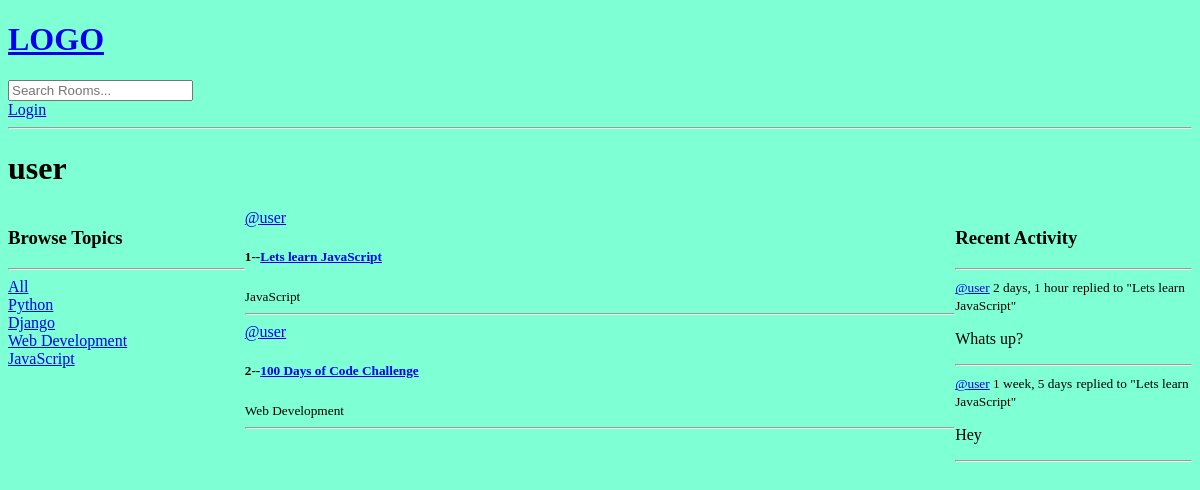
The app's page /profile/1/, older data.
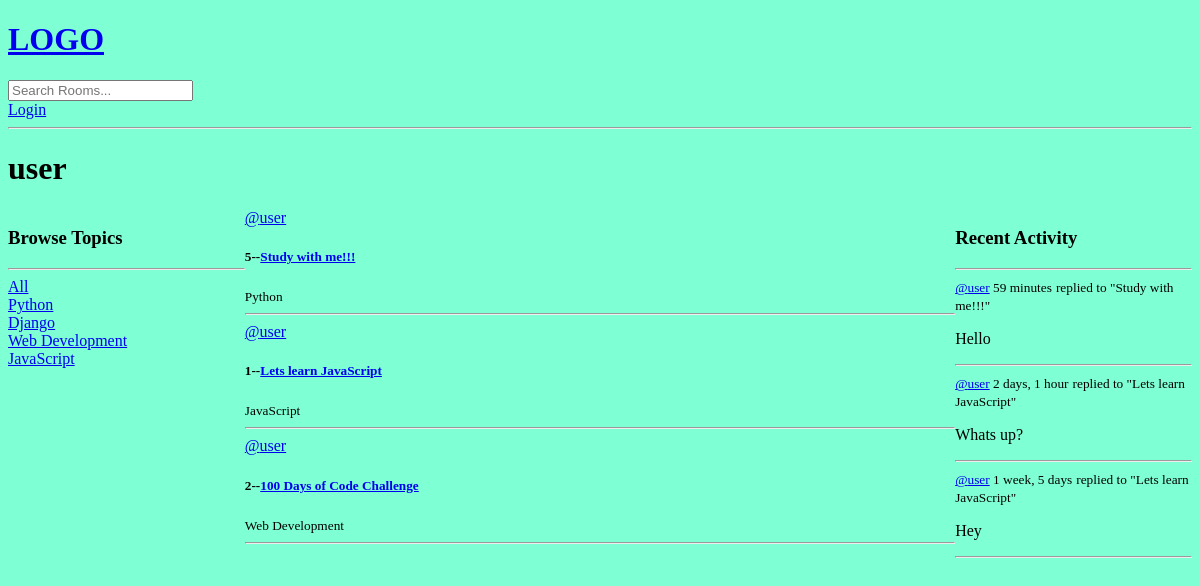
The same page, newer data.
### base/models.py (models this page shows, shortened)
class Topic(models.Model):
    name= models.CharField(max_length=200)

class Room(models.Model):
    host = models.ForeignKey(User, on_delete=models.SET_NULL, null=True)
    topic = models.ForeignKey(Topic, on_delete=models.SET_NULL, null=True)
    name = models.CharField(max_length=200)
    description = models.TextField(null=True, blank=True) #blank means can be left blanks
    participants = models.ManyToManyField(User, related_name='participants', blank=True)
    updated=models.DateTimeField(auto_now=True) #auto_now takes snapshot everytime
    created = models.DateTimeField(auto_now_add=True) #auto_now_add takes snapshot when we save the instance, for initial time
    class Meta:
        ordering = ['-updated', '-created']
    def  __str__(self):
        return self.name

class Message(models.Model):
    user = models.ForeignKey(User, on_delete=models.CASCADE)
    room = models.ForeignKey(Room, on_delete=models.CASCADE) #cascade is used to delete all the messages if rooms get deleted
    body=models.TextField()
    updated=models.DateTimeField(auto_now=True)
    created = models.DateTimeField(auto_now_add=True)
    class Meta:
        ordering = ['-updated', '-created']
    def __str__(self):
        return self.body[0:50]

### base/views.py (the view)
# urls.py: path('profile/<str:pk>/', views.userProfile, name="user-profile"),
def userProfile(request, pk):
    user= User.objects.get(id=pk)
    rooms = user.room_set.all()
    room_messages=user.message_set.all()
    topics =Topic.objects.all()
    context={'user':user, 'rooms':rooms,'room_messages':room_messages, 'topics':topics}
    return render(request, 'base/profile.html',context)

### base/templates/base/profile.html (shortened to what this page needs)
{%extends 'main.html'%}
{%block content%}
<h1>{{user.username}}</h1>
<div class="profile-container">
    <div>
        {%include 'base/topics_component.html'%}
    </div>
    <div>
        {%include 'base/feed_component.html'%}
    </div>
    <div>
        {%include 'base/activity_component.html'%}
    </div>
</div>
{%endblock content%}

### templates/main.html (shortened to what this page needs)
<!DOCTYPE html>
{%load static%}
<html lang="en">
<head>
    <link rel="stylesheet" type="text/css" media="screen" href="{%static 'styles/main.css'%}">
</head>
<body>
    {% include 'navbar.html' %}
    {% block content %}
    {% endblock content %}
</body>
</html>

### templates/navbar.html
<a href="/"><h1>LOGO</h1></a>
<form method="GET" action="{%url 'home'%}">
    <input type="text" name="q" placeholder="Search Rooms..."/>
</form>
{% if request.user.is_authenticated %}
<p>Hello {{request.user}}</p>
<a href="{%url 'logout'%}">Logout</a>
{%else%}
<a href="{%url 'login'%}">Login</a>
{%endif%}
<hr>

### base/templates/base/topics_component.html
<h3>Browse Topics</h3>
<hr>
<div>
    <a href="{%url 'home' %}">All</a>
</div>
{%for topic in topics%}
    <div>
        <a href="{%url 'home' %}?q={{topic.name}}">{{topic.name}}</a>
    </div>
{%endfor%}

### base/templates/base/feed_component.html (shortened to what this page needs)
<div>
    {% for room in rooms %}
        <div>
            <a href="{%url 'user-profile' room.host.id%}">@{{room.host.username}}</a>
            <h5>{{room.id}}--<a href="{% url 'room' room.id %}">{{room.name}}</a></h5>
            <small>{{room.topic.name}}</small>
            <hr>
        </div>
        {% endfor %}
    </div>

### base/templates/base/activity_component.html (shortened to what this page needs)
<h3>Recent Activity</h3>
<hr>
{%for message in room_messages%}
<div>
    <small><a href="{%url 'user-profile' message.user.id%}">@{{message.user}}</a> {{message.created|timesince}}</small>
    <small >replied to "{{message.room}}"</small>
    <p>{{message}}</p>
    <hr>
</div>
{%endfor%}

### static/styles/main.css (style rules this page uses)
body { background-color: aquamarine; }

### base/templates/base/profile.html (style rules this page uses)
.profile-container { display: grid; grid-template-columns: 1fr 3fr 1fr; }

Row changes from the older to the newer data that the page shows:
added Room: host.username "user", id "5", name "Study with me!!!", topic.name "Python"
added Message: user "user", created "59 minutes", room "Study with me!!!", body "Hello"
